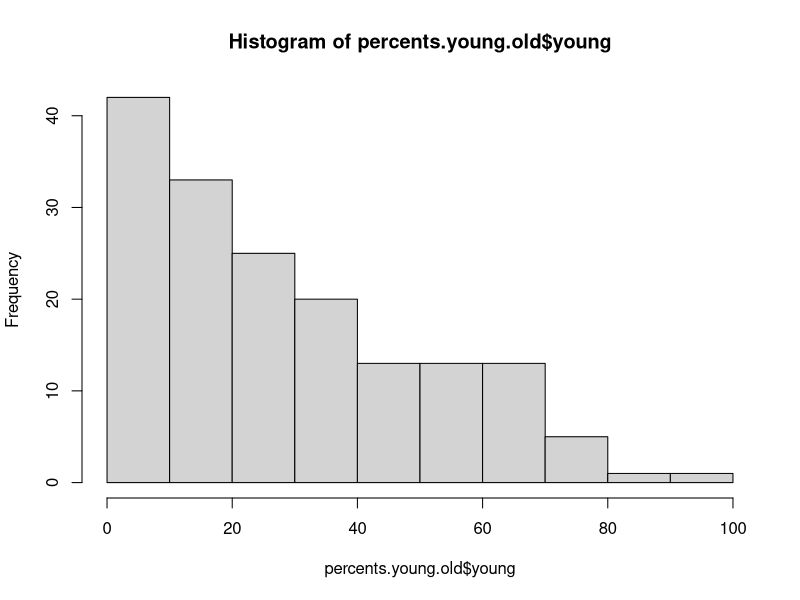
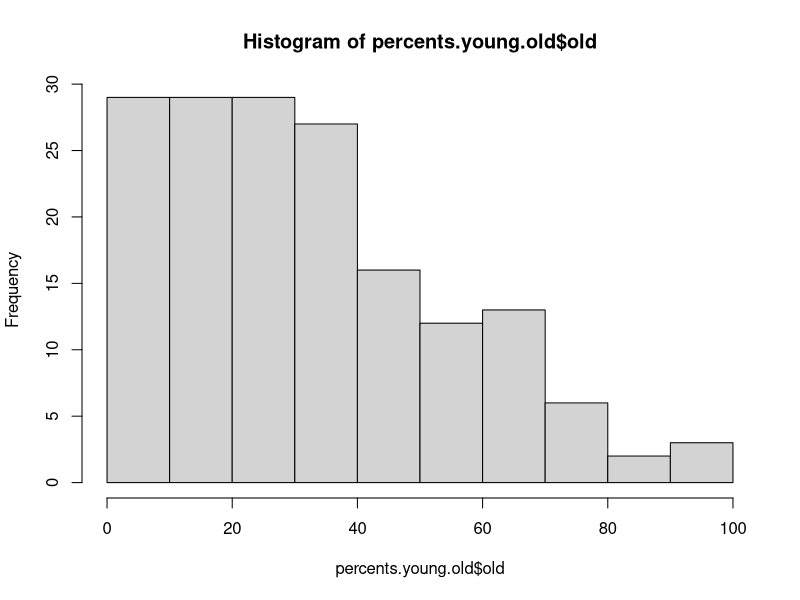
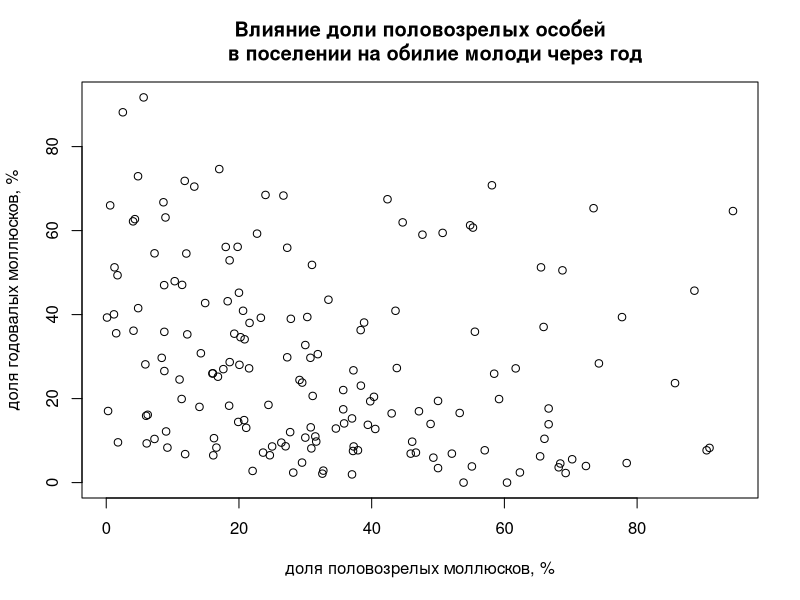

Source code (R) for these figures, in order: (Note: this script raises an error after producing the figures.)
setwd("~/Dropbox/PhD_thesis/PhD_thesis/young_old_all_Kandalaksha/")


#в процентах - это какая-то лажа получается
percents.young.old<-read.table(file="young_old_all_Kandalaksha_percent.csv", head=T, sep=";", dec=",")
str(percents.young.old)

hist(percents.young.old$young)
hist(percents.young.old$old)

#корреляция - молодь и половозрелые в %
(spearman.young.old.all.percent<-cor.test(percents.young.old$young, percents.young.old$old, method="spearman"))


pdf(file="young_old_all.pdf", family="NimbusSan") # указываем шрифт подпией
plot(y=percents.young.old$young, x=percents.young.old$old, 
     xlab="доля половозрелых моллюсков, %", 
     ylab="доля годовалых моллюсков, %", 
     main="Влияние доли половозрелых особей
     в поселении на обилие молоди через год")
dev.off()
embedFonts("young_old_all.pdf") #встройка шрифтов в файл

pdf(file="young_old_all1.pdf", family="NimbusSan") # указываем шрифт подпией
plot(y=percents.young.old$young, x=percents.young.old$old, 
     xlab="доля половозрелых моллюсков, %", 
     ylab="доля годовалых моллюсков, %", 
     main="Влияние доли половозрелых особей
     в поселении на обилие молоди через год",
     col=c(as.numeric(percents.young.old$area)*10+as.numeric(percents.young.old$tidal_zone)))
dev.off()
embedFonts("young_old_all1.pdf") #встройка шрифтов в файл


#средние на квадратный метр

means.young.old<-read.table(file="young_old_all_Kandalaksha_mean.csv", head=T, sep=";", dec=",")
str(means.young.old)

hist(means.young.old$young)
hist(means.young.old$old)

#корреляция - молодь и половозрелые в %
(spearman.young.old.all.percent<-cor.test(means.young.old$young, means.young.old$old, method="spearman"))


pdf(file="young_old_all.pdf", family="NimbusSan") # указываем шрифт подпией
plot(y=means.young.old$young, x=means.young.old$old, 
     xlab="доля половозрелых моллюсков, %", 
     ylab="доля годовалых моллюсков, %", 
     main="Влияние доли половозрелых особей
     в поселении на обилие молоди через год")
dev.off()
embedFonts("young_old_all.pdf") #встройка шрифтов в файл

pdf(file="young_old_all1.pdf", family="NimbusSan") # указываем шрифт подпией
plot(y=means.young.old$young, x=means.young.old$old, 
     xlab="доля половозрелых моллюсков, %", 
     ylab="доля годовалых моллюсков, %", 
     main="Влияние доли половозрелых особей
     в поселении на обилие молоди через год",
     col=c(as.numeric(means.young.old$area)*10+as.numeric(means.young.old$tidal_zone)))
dev.off()
embedFonts("young_old_all1.pdf") #встройка шрифтов в файл